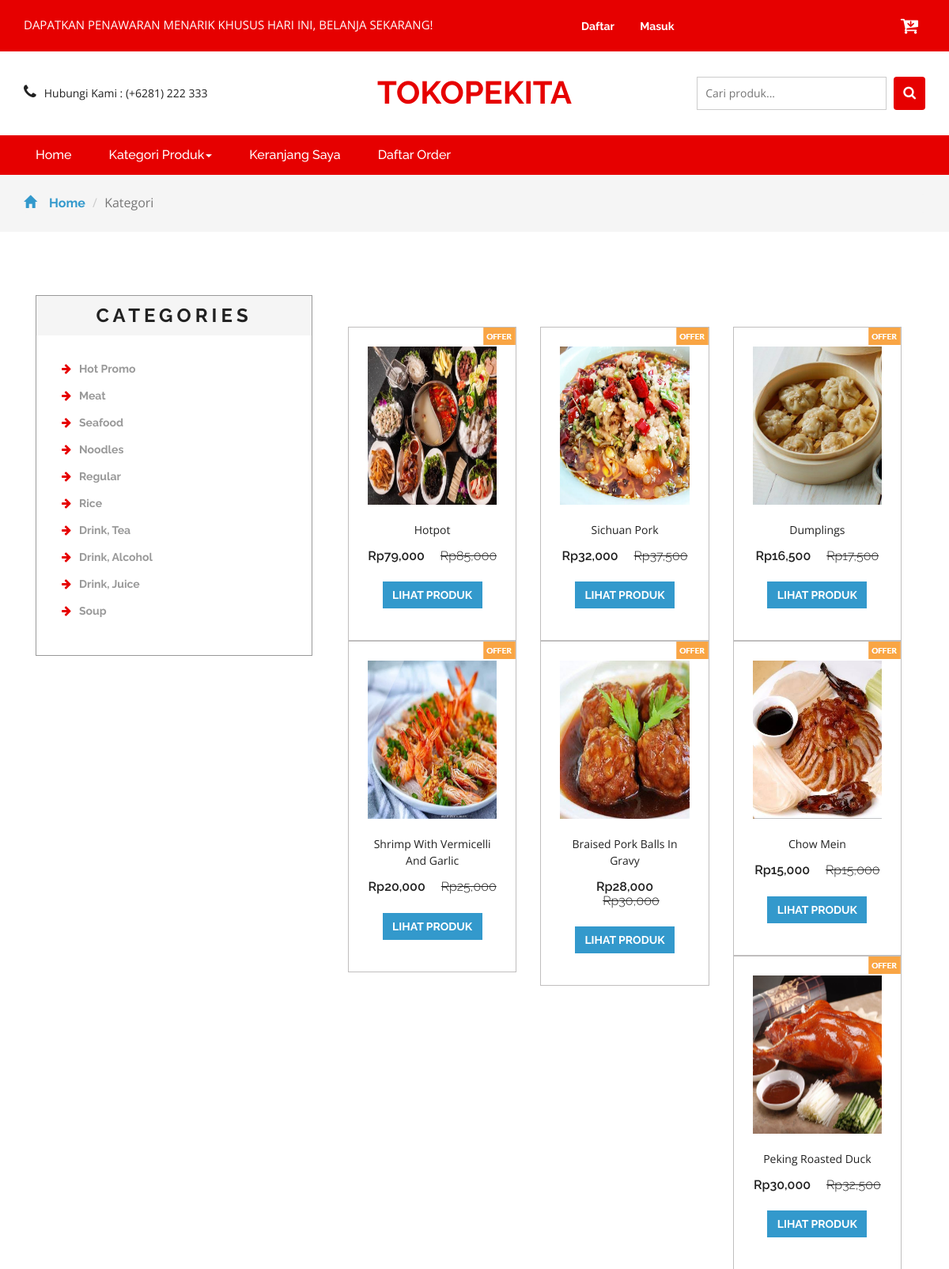
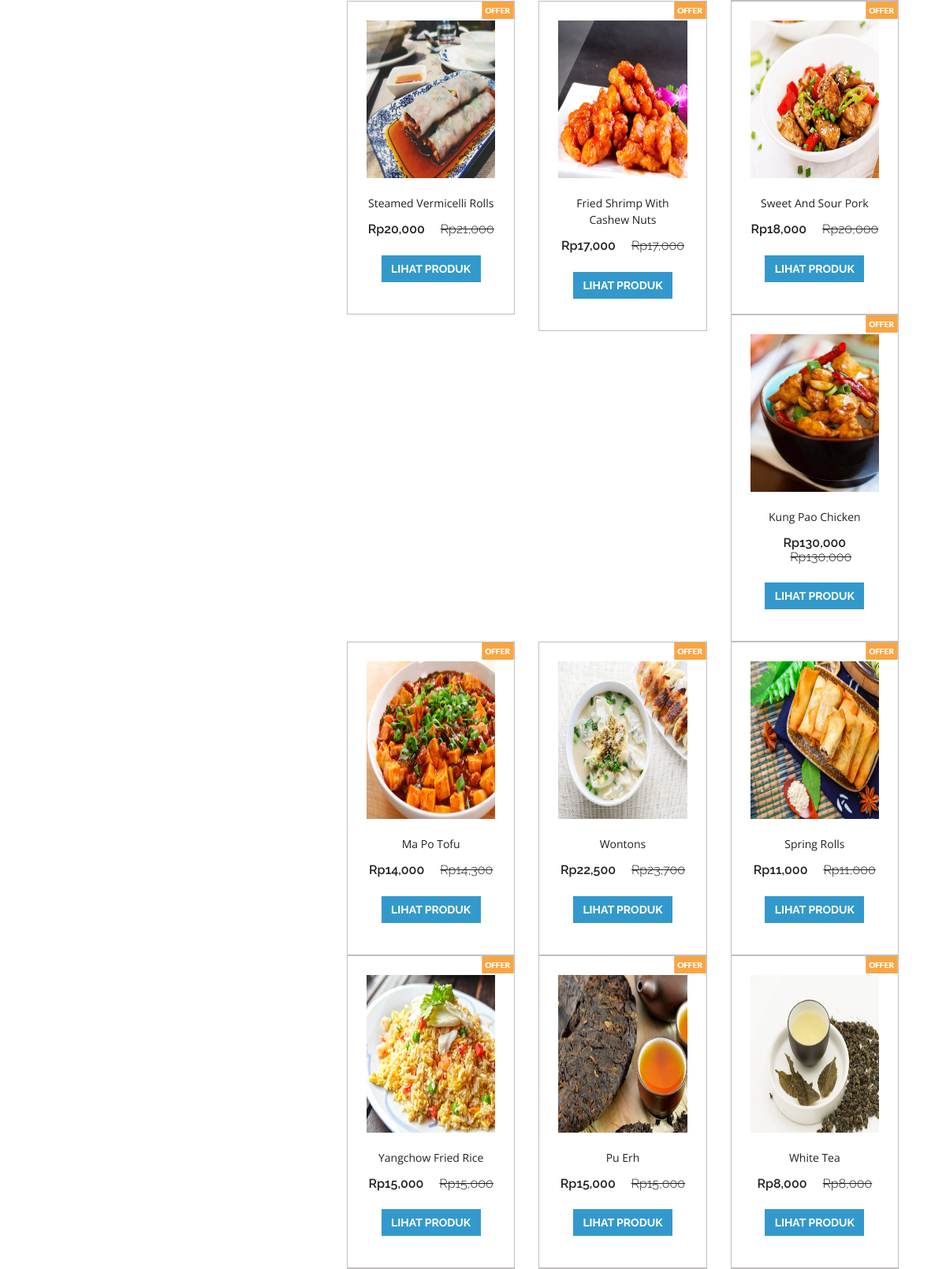
Screenshot of /search.php (upper part) with the database file from the repository (2 pictures, top to bottom).
### tables this page shows
CREATE TABLE `kategori` (
  `idkategori` int(11) NOT NULL,
  `namakategori` varchar(20) NOT NULL,
  `tgldibuat` timestamp NOT NULL DEFAULT current_timestamp()
);

CREATE TABLE `produk` (
  `idproduk` int(11) NOT NULL,
  `idkategori` int(11) NOT NULL,
  `namaproduk` varchar(50) NOT NULL,
  `gambar` varchar(100) NOT NULL,
  `deskripsi` varchar(200) NOT NULL,
  `rate` int(11) NOT NULL,
  `hargabefore` int(11) NOT NULL,
  `hargaafter` int(11) NOT NULL,
  `tgldibuat` timestamp NOT NULL DEFAULT current_timestamp()
);

### search.php (the view, shortened to what this page needs)
<?php
include 'dbconnect.php';
$s = $_POST['Search'];
?>
<!DOCTYPE html>
<html>
<head>
<link href="css/bootstrap.css" rel="stylesheet" type="text/css" media="all" />
<link href="css/style.css" rel="stylesheet" type="text/css" media="all" />
<link href="css/font-awesome.css" rel="stylesheet">
</head>
<body>
	<div class="agileits_header">
		<div class="container">
			<div class="w3l_offers">
				<p>DAPATKAN PENAWARAN MENARIK KHUSUS HARI INI, BELANJA SEKARANG!</p>
			</div>
			<div class="agile-login">
				<ul>
				<?php
				if(!isset($_SESSION['log'])){
					echo '
					<li><a href="registered.php"> Daftar</a></li>
					<li><a href="login.php">Masuk</a></li>
					';
				}
				?>
				</ul>
			</div>
			<div class="product_list_header">
					<a href="cart.php"><button class="w3view-cart" type="submit" name="submit" value=""><i class="fa fa-cart-arrow-down" aria-hidden="true"></i></button>
					 </a>
			</div>
			<div class="clearfix"> </div>
		</div>
	</div>
	<div class="logo_products">
		<div class="container">
		<div class="w3ls_logo_products_left1">
				<ul class="phone_email">
					<li><i class="fa fa-phone" aria-hidden="true"></i>Hubungi Kami : (+6281) 222 333</li>
				</ul>
			</div>
			<div class="w3ls_logo_products_left">
				<h1><a href="index.php">Tokopekita</a></h1>
			</div>
		<div class="w3l_search">
			<form action="search.php" method="post">
				<input type="search" name="Search" placeholder="Cari produk...">
				<button type="submit" class="btn btn-default search" aria-label="Left Align">
					<i class="fa fa-search" aria-hidden="true"> </i>
				</button>
			</form>
		</div>
			<div class="clearfix"> </div>
		</div>
	</div>
	<div class="navigation-agileits">
		<div class="container">
			<nav class="navbar navbar-default">
							<div class="collapse navbar-collapse" id="bs-megadropdown-tabs">
								<ul class="nav navbar-nav">
									<li class="active"><a href="index.php" class="act">Home</a></li>
									<li class="dropdown">
										<a href="#" class="dropdown-toggle" data-toggle="dropdown">Kategori Produk<b class="caret"></b></a>
									</li>
									<li><a href="cart.php">Keranjang Saya</a></li>
									<li><a href="konfirmasi.php">Daftar Order</a></li>
								</ul>
							</div>
							</nav>
			</div>
		</div>
	<div class="breadcrumbs">
		<div class="container">
			<ol class="breadcrumb breadcrumb1 animated wow slideInLeft" data-wow-delay=".5s">
				<li><a href="index.php"><span class="glyphicon glyphicon-home" aria-hidden="true"></span>Home</a></li>
				<li class="active">Kategori</li>
			</ol>
		</div>
	</div>
	<div class="products">
		<div class="container">
			<div class="col-md-4 products-left">
				<div class="categories">
					<h2>Categories</h2>
					<ul class="cate">
						<?php
														$kat=mysqli_query($conn,"SELECT * from kategori order by idkategori ASC");
														while($p=mysqli_fetch_array($kat)){
															?>
														<li><a href="kategori.php?idkategori=<?php echo $p['idkategori'] ?>"><i class="fa fa-arrow-right" aria-hidden="true"></i><?php echo $p['namakategori'] ?></a></li>
														<?php
																	}
														?>
					</ul>
				</div>
			</div>
			<div class="col-md-8 products-right">
				<div class="agile_top_brands_grids">
				<?php
					$brgs=mysqli_query($conn,"SELECT * from produk where namaproduk like '%$s%' or deskripsi like '%$s%' order by idproduk ASC");
					$x = mysqli_num_rows($brgs);
					if($x>0){
					while($p=mysqli_fetch_array($brgs)){
					?>
						<div class="col-md-4 top_brand_left">
						<div class="hover14 column">
							<div class="agile_top_brand_left_grid">
								<div class="agile_top_brand_left_grid_pos">
									<img src="images/offer.png" alt=" " class="img-responsive" />
								</div>
								<div class="agile_top_brand_left_grid1">
									<figure>
										<div class="snipcart-item block">
											<div class="snipcart-thumb">
												<a href="product.php?idproduk=<?php echo $p['idproduk'] ?>"><img src="<?php echo $p['gambar']?>" width="200px" height="200px"></a>
												<p><?php echo $p['namaproduk'] ?></p>
												<h4>Rp<?php echo number_format($p['hargaafter']) ?> <span>Rp<?php echo number_format($p['hargabefore']) ?></span></h4>
											</div>
											<div class="snipcart-details top_brand_home_details">
												<fieldset>
													<a href="product.php?idproduk=<?php echo $p['idproduk'] ?>"><input type="submit" class="button" value="Lihat Produk" /></a>
												</fieldset>
											</div>
										</div>
									</figure>
								</div>
							</div>
						</div>
					</div>
						<?php
							}
					} else {
						echo "Data tidak ditemukan, coba kata kunci lainnya";
					}
						?>
				</div>
			</div>
		</div>
	</div>
<link href="css/skdslider.css" rel="stylesheet">
</body>
</html>

### rows the page displays
kategori: namakategori "Hot Promo"
kategori: namakategori "Meat"
kategori: namakategori "Seafood"
kategori: namakategori "Noodles"
kategori: namakategori "Regular"
kategori: namakategori "Rice"
kategori: namakategori "Drink, Tea"
kategori: namakategori "Drink, Alcohol"
kategori: namakategori "Drink, Juice"
kategori: namakategori "Soup"
produk: gambar (picture), namaproduk "Hotpot", hargaafter "79,000", hargabefore "85,000"
produk: gambar (picture), namaproduk "Sichuan Pork", hargaafter "32,000", hargabefore "37,500"
produk: gambar (picture), namaproduk "Dumplings", hargaafter "16,500", hargabefore "17,500"
produk: gambar (picture), namaproduk "Shrimp With Vermicelli And Garlic", hargaafter "20,000", hargabefore "25,000"
produk: gambar (picture), namaproduk "Braised Pork Balls In Gravy", hargaafter "28,000", hargabefore "30,000"
produk: gambar (picture), namaproduk "Chow Mein", hargaafter "15,000", hargabefore "15,000"
produk: gambar (picture), namaproduk "Peking Roasted Duck", hargaafter "30,000", hargabefore "32,500"
produk: gambar (picture), namaproduk "Steamed Vermicelli Rolls", hargaafter "20,000", hargabefore "21,000"
produk: gambar (picture), namaproduk "Fried Shrimp With Cashew Nuts", hargaafter "17,000", hargabefore "17,000"
produk: gambar (picture), namaproduk "Sweet And Sour Pork", hargaafter "18,000", hargabefore "20,000"
produk: gambar (picture), namaproduk "Kung Pao Chicken", hargaafter "130,000", hargabefore "130,000"
produk: gambar (picture), namaproduk "Ma Po Tofu", hargaafter "14,000", hargabefore "14,300"
produk: gambar (picture), namaproduk "Wontons", hargaafter "22,500", hargabefore "23,700"
produk: gambar (picture), namaproduk "Spring Rolls", hargaafter "11,000", hargabefore "11,000"
produk: gambar (picture), namaproduk "Yangchow Fried Rice", hargaafter "15,000", hargabefore "15,000"
produk: gambar (picture), namaproduk "Pu Erh", hargaafter "15,000", hargabefore "15,000"
produk: gambar (picture), namaproduk "White Tea", hargaafter "8,000", hargabefore "8,000"
